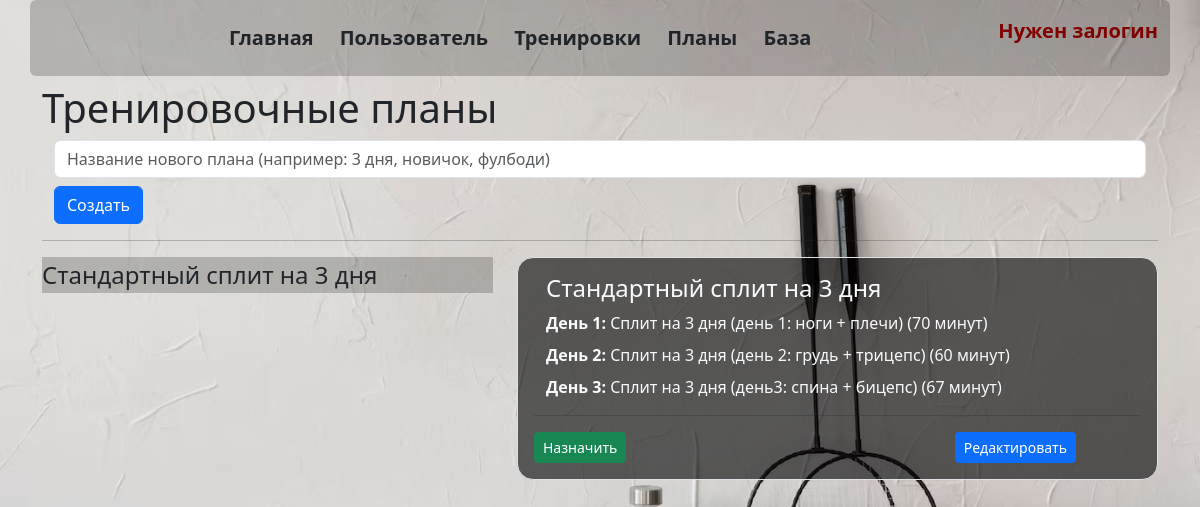
The page /plans_all on the database its author committed.
### _models.py (models this page shows, shortened)
class Plan(db.Model):
    __tablename__ = 'plans'
    id = db.Column(db.Integer, primary_key=True)
    name = db.Column(db.String, default='New Plan')
    owner = db.Column(db.String, default='Admin')
    trainings = relationship('Training', secondary='plan_trainings', back_populates='plans')

class Training(db.Model):
    __tablename__ = 'trainings'
    training_id = db.Column(db.Integer, primary_key=True)
    name = db.Column(db.String(50), nullable=False)
    exercises = relationship('Exercise', secondary='training_exercises', overlaps="trainings")
    user_trainings = relationship('UserTraining', back_populates='training')
    plans = relationship('Plan', secondary='plan_trainings', back_populates='trainings')

### main.py (the view)
@app.route('/plans_all', methods=['POST', 'GET'])
def plans_all():
    plans = Plan.query.all()
    plan_trainings = Plan_Trainings.query.all()
    trains = Training.query.all()
    trainings_in_plan = {}  # {plan: [trains], ...}
    for plan in plans:
        trainings_in_plan[plan] = []
        for plan_train in plan_trainings:
            for train in trains:
                if train.training_id == plan_train.training_id and plan_train.plan_id == plan.id:
                    train_time = 0
                    for exercise in train.exercises:
                        te = TrainingExercise.query.filter_by(training_id=train.training_id, exercise_id=exercise.exercise_id).first()
                        train_time += te.sets * exercise.time_per_set
                    trainings_in_plan[plan].append([train, train_time])
    return render_template('plans_all.html', trainings_in_plan=trainings_in_plan)

### templates/plans_all.html (shortened to what this page needs)
{% extends 'base.html' %}
{% block body %}
<h1>Тренировочные планы</h1>
<form action="/plan_new/0" method="post">
    <div class="container mb-2">
        <input type="text" name="plan_name" id="plan_name" class="form-control" placeholder="Название нового плана (например: 3 дня, новичок, фулбоди)" required>
    </div>
    <div class="container mb-2">
        <input type="submit" class="btn btn-primary" value="Создать">
    </div>
</form>
<hr>
<div class="row">
    <div class="col-5">
        <div class="list-group" id="list-tab" role="tablist">
        {% for plan, trains in trainings_in_plan.items() %}
          <a class="nav-link {% if loop.index == 1 %} active {% endif %} link-underline link-underline-opacity-0 bg-opacity-0 fs-4" data-bs-toggle="list" href="#plan{{plan.id}}" role="tab">
              {{plan.name}}
          </a>
          {% endfor %}
        </div>
    </div>
    <div class="col-7">
        <div class="tab-content" id="nav-tabContent">
          {% for plan, trains in trainings_in_plan.items() %}
            <div class="tab-pane fade {% if loop.index == 1 %} show active {% endif %} border rounded-4 bg-opacity-60 p-3" id="plan{{plan.id}}" role="tabpanel" >
                <div class="container text-light">
                <h4>{{plan.name}}</h4>
                    </div>
                {% for i in range(trains|length) %}
                <div class="container mb-2 text-light">
                    <b>День {{i+1}}: </b> {{trains[i][0].name}} ({{ trains[i][1] }} минут)
                </div>
                {% endfor %}
                <hr>
                <div class="row">
                    <div class="col-8">
                        <a href="/assign_training/{{plan.id}}" class="btn btn-success btn-sm">Назначить</a>
                    </div>
                    <div class="col-4">
                        <a href="/plan_new/{{plan.id}}" class="btn btn-primary btn-sm">Редактировать</a>
                    </div>
                </div>
            </div>
          {% endfor %}
        </div>
    </div>
</div>
{% endblock %}

### templates/base.html (shortened to what this page needs)
<!doctype html>
<html lang="ru">
<head>
    <link rel="stylesheet" href="{{ url_for('static', filename='css/bootstrap.min.css' )}}">
    <link rel="stylesheet" href="{{ url_for('static', filename='css/main.css' )}}">
</head>
<body>
    <div class="container text-primary bg-opacity-20 rounded-2">
        <header class="d-flex py-3 mb-2 fs-5 fw-semibold" >
            <ul class="nav nav-pills flex-grow-1 justify-content-center">
                <li class="nav-item"><a href="/" class="fs-5 fw-semibold btn">Главная</a></li>
                <li class="nav-item"><a href="/users_center" class="fs-5 fw-semibold btn">Пользователь</a></li>
                <li class="nav-item"><a href="/new_train" class="fs-5 fw-semibold btn">Тренировки</a></li>
                <li class="nav-item"><a href="/plans_all" class="fs-5 fw-semibold btn">Планы</a></li>
                <li class="nav-item"><a href="/migration" class="fs-5 fw-semibold btn">База</a></li>
            </ul>
            <div class="fs-6 text-start text-dark">
                {% if current_user %}
                    {{current_user.name}} <br>
                    {{current_user.email}} <br>
                {% else %}
                    <span class="fs-5 text-dark-red fw-semibold">Нужен залогин</span>
                {% endif %}
            </div>
        </header>
    </div>
    <div class="container">
        {% block body %}{% endblock %}
    </div>
</body>
</html>

### static/css/main.css (style rules this page uses)
body { background-image: url('../imgs/background.jpg'); background-size: cover; background-repeat: no-repeat; background-attachment: fixed; }
.bg-opacity-20 { background-color: rgba(0, 0, 0, 0.2); }
.bg-opacity-60 { background-color: rgba(0, 0, 0, 0.6); }
.bg-opacity-0 { background-color: rgba(0, 0, 0, 0); transition: background-color 0.3s; }
.nav-link.active { background-color: rgba(0, 0, 0, 0.2); }
.text-dark-red { color: rgb(128,0,0); }

### rows shown on the page
Plan: name "Стандартный сплит на 3 дня", i "1" "2" "3", name "Сплит на 3 дня (день 1: ноги + плечи)" "Сплит на 3 дня (день 2: грудь + трицепс)" "Сплит на 3 дня (день3: спина + бицепс)", trains "70" "60" "67"
